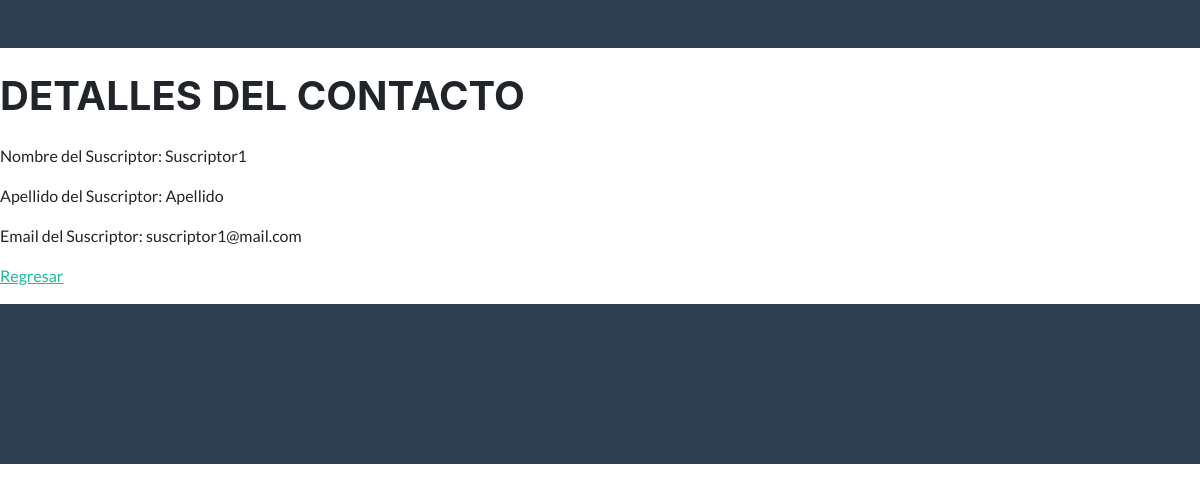
/blog/16/, run on the app's committed database.
### blog/models.py (models this page shows, shortened)
class Suscriptor(models.Model):
    nombre = models.CharField(max_length=40, null=False)
    apellido = models.CharField(max_length=40, null=False)
    email = models.EmailField(unique=True, null=False)

### blog/views.py (the view)
# urls.py: path('<int:pk>/', Detalle_suscriptor.as_view(), name='Detail'),
class Detalle_suscriptor(DetailView):
    model = Suscriptor
    template_name = "blog/suscriptor_detalle.html"

### templates/blog/suscriptor_detalle.html (shortened to what this page needs)
{% load static %}
<!DOCTYPE html>
<html lang="en">
<head>
        <link href="" rel="stylesheet" type="text/css" />
        <link href="{% static 'blog/css/styles.css' %}" rel="stylesheet" />
        <br>
        <br>
        <br>
        <h1 class="masthead-heading text-uppercase mb-0">Detalles del Contacto</h1>
</head>
<body id="page-top">
    <nav class="navbar navbar-expand-lg bg-secondary text-uppercase fixed-top" id="mainNav">
    </nav>
            <br>
                <p>Nombre del Suscriptor: {{suscriptor.nombre}}</p>
                <p>Apellido del Suscriptor: {{suscriptor.apellido}}</p>
                <p>Email del Suscriptor: {{suscriptor.email}}</p>
                <p>
                    <a href="{% url 'List' %}">Regresar</a>
                </p>
    <section>
        <footer class="footer text-center">
        </footer>
    </section>
</body>
</html>

### data on the page
Suscriptor: nombre "Suscriptor1", apellido "Apellido", email "suscriptor1@mail.com"
